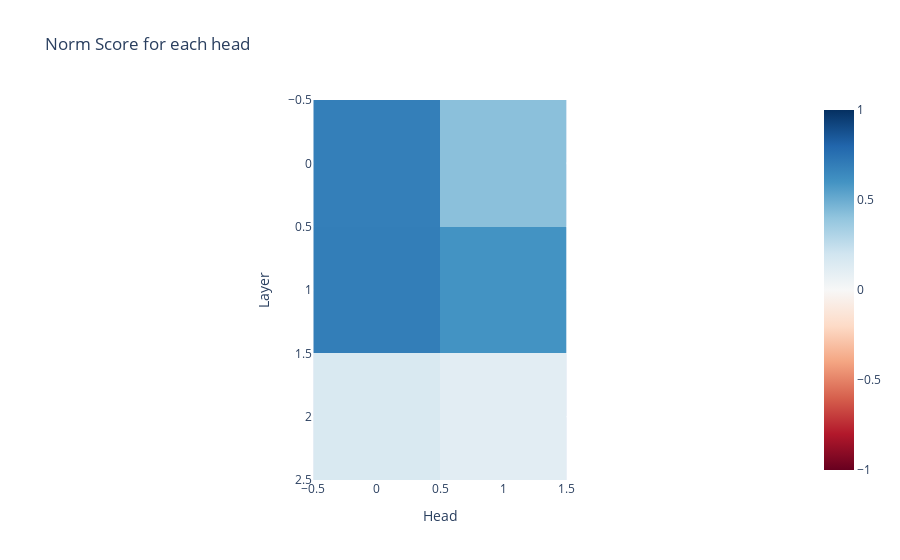

Notebook code cell kept with this figure:
### Code cell
imshow(total_scores, xaxis="Head", yaxis="Layer", title="Norm Score for each head", zmax=1.0, zmin=-1.0)

### Figure 1 — Plotly figure (JSON) as saved in the notebook; plotly's stock layout.template omitted (floating-point values rounded to 4 significant figures)
{"data": [{"coloraxis": "coloraxis", "hovertemplate": "Head: %{x}<br>Layer: %{y}<br>color: %{z}<extra></extra>", "name": "0", "type": "heatmap", "xaxis": "x", "yaxis": "y", "z": [[0.6893, 0.419], [0.6953, 0.5995], [0.159, 0.1121]]}], "layout": {"coloraxis": {"cmax": 1, "cmid": 0, "cmin": -1, "colorscale": [[0, "rgb(103,0,31)"], [0.1, "rgb(178,24,43)"], [0.2, "rgb(214,96,77)"], [0.3, "rgb(244,165,130)"], [0.4, "rgb(253,219,199)"], [0.5, "rgb(247,247,247)"], [0.6, "rgb(209,229,240)"], [0.7, "rgb(146,197,222)"], [0.8, "rgb(67,147,195)"], [0.9, "rgb(33,102,172)"], [1, "rgb(5,48,97)"]]}, "title": {"text": "Norm Score for each head"}, "xaxis": {"anchor": "y", "constrain": "domain", "domain": [0, 1], "scaleanchor": "y", "title": {"text": "Head"}}, "yaxis": {"anchor": "x", "autorange": "reversed", "constrain": "domain", "domain": [0, 1], "title": {"text": "Layer"}}}}
